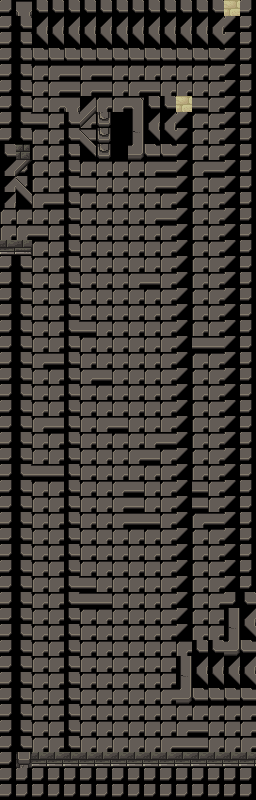

Below is a game level as drawn by its tile map, then a one-line description and the .tmx file that defines it, in full:
An orthogonal 16x50 tile map with 16x16 px tiles, 3 tile layers (Base Layer, Ground Layer, Upper Layer) and 3 objects (2x Exit, CombatStart).

<map version="1.4" tiledversion="1.4.1" orientation="orthogonal" renderorder="right-down" width="16" height="50" tilewidth="16" tileheight="16" infinite="0" nextlayerid="6" nextobjectid="24">
 <properties>
  <property name="Dungeon" value="Forest" />
  <property name="Outside" type="bool" value="false" />
  <property name="ResourcesMinMax" value="20-60" />
 </properties>
 <tileset firstgid="1" source="../Tilesets/tilesetDungeon.tsx" />
 <layer id="1" name="Base Layer" width="16" height="50">
  <data encoding="csv">
8,8,8,8,8,8,8,8,8,8,8,8,8,8,8,8,
8,8,8,8,8,8,8,8,8,8,8,8,8,8,8,8,
8,8,8,8,8,8,8,8,8,8,8,8,8,8,8,8,
8,8,8,8,8,8,8,8,8,8,8,8,8,8,8,8,
8,8,1,1,2,1,2,1,1,1,1,1,1,1,8,8,
8,8,1,1,2,1,2,1,1,2,1,1,1,1,8,8,
8,8,1,1,1,1,1,1,1,1,1,1,2,1,8,8,
8,8,2,1,1,1,89,90,1,1,1,1,1,1,8,8,
8,8,1,1,1,2,89,90,1,1,2,1,1,1,8,8,
8,8,1,1,1,1,89,90,1,1,1,1,1,1,8,8,
8,8,1,1,1,1,1,1,1,1,2,1,1,2,8,8,
8,8,1,1,1,2,1,1,1,1,2,1,1,1,8,8,
8,8,1,2,1,1,1,1,1,1,1,1,1,1,8,8,
1,1,1,1,1,1,1,1,1,1,2,1,1,1,8,8,
1,1,2,1,1,1,1,1,1,1,1,1,1,1,8,8,
1,1,1,1,1,1,1,1,1,1,1,2,1,1,8,8,
8,8,1,1,1,1,1,1,1,1,1,1,1,1,8,8,
8,8,1,1,2,1,1,1,1,2,1,1,1,1,8,8,
8,8,1,1,1,1,1,1,1,1,1,1,1,1,8,8,
8,8,1,1,1,1,1,1,1,1,1,1,1,1,8,8,
8,8,1,1,1,2,1,1,1,1,1,1,1,1,8,8,
8,8,1,1,1,1,1,1,1,1,1,1,2,2,8,8,
8,8,1,2,1,1,1,1,1,1,1,1,1,1,8,8,
8,8,1,1,2,1,2,1,1,1,1,1,1,1,8,8,
8,8,1,1,1,1,1,1,1,1,1,2,1,1,8,8,
8,8,1,1,1,1,1,1,1,1,1,1,1,1,8,8,
8,8,1,2,1,1,1,2,1,1,1,1,1,1,8,8,
8,8,1,1,1,1,1,1,1,1,2,1,1,1,8,8,
8,8,1,1,2,1,1,1,1,2,1,1,1,1,8,8,
8,8,2,2,1,1,1,1,1,1,1,1,1,1,8,8,
8,8,1,1,2,1,1,1,2,1,1,1,2,1,8,8,
8,8,1,1,1,1,1,1,2,1,1,1,2,1,8,8,
8,8,1,1,1,1,1,1,2,2,1,1,1,2,8,8,
8,8,1,1,1,1,1,1,1,1,1,1,1,1,8,8,
8,8,1,1,1,1,1,1,1,1,1,1,1,1,8,8,
8,8,1,1,1,1,1,1,1,1,1,2,1,1,8,8,
8,8,1,1,2,2,1,1,1,1,1,1,1,1,8,8,
8,8,1,1,2,2,2,1,1,1,1,1,1,1,8,8,
8,8,1,1,1,1,1,1,1,1,1,1,1,1,8,8,
8,8,1,1,1,1,1,1,1,1,1,1,1,1,8,8,
8,8,1,1,1,1,1,1,1,1,1,1,1,1,8,8,
8,8,1,1,1,1,1,1,1,1,1,1,1,1,8,8,
8,8,1,1,1,1,1,1,1,1,1,1,1,1,8,8,
8,8,1,1,1,1,1,1,1,1,1,1,1,1,8,8,
8,8,1,1,1,1,1,1,1,1,1,1,1,1,1,1,
8,8,1,1,1,1,1,1,1,1,1,1,2,1,1,1,
8,8,1,1,1,1,1,1,1,1,1,2,2,1,1,1,
8,8,1,1,1,1,1,1,1,1,1,1,1,1,1,1,
8,8,8,8,8,8,8,8,8,8,8,8,8,8,8,8,
8,8,8,8,8,8,8,8,8,8,8,8,8,8,8,8
</data>
 </layer>
 <layer id="2" name="Ground Layer" width="16" height="50">
  <data encoding="csv">
0,9,5,5,5,5,5,5,5,5,5,5,5,5,10,0,
0,42,25,25,25,25,25,25,25,25,25,25,25,25,48,0,
0,42,45,45,45,45,45,45,45,45,45,45,45,45,48,0,
0,42,65,65,65,65,65,65,65,65,65,65,65,65,48,0,
0,42,0,0,0,0,0,0,0,0,0,0,0,0,48,0,
0,42,0,0,0,0,0,0,0,0,0,0,0,0,48,0,
0,42,0,0,9,6,0,0,4,5,5,10,0,0,48,0,
0,42,0,0,42,26,0,0,24,25,25,48,0,0,48,0,
0,42,0,0,42,46,0,0,44,45,45,48,0,0,48,0,
5,82,0,0,42,66,0,0,64,65,65,48,0,0,48,0,
25,26,0,0,42,0,0,0,0,0,0,48,0,0,48,0,
25,46,0,0,42,0,0,0,0,0,0,48,0,0,48,0,
25,66,0,0,42,0,0,0,0,0,0,48,0,0,48,0,
0,0,0,0,42,0,0,0,0,0,0,48,0,0,48,0,
0,0,0,0,42,0,0,0,0,0,0,48,0,0,48,0,
0,0,0,0,42,0,0,0,0,0,0,48,0,0,48,0,
0,42,0,0,42,0,0,0,0,0,0,48,0,0,48,0,
0,42,0,0,42,0,0,0,0,0,0,48,0,0,48,0,
0,42,0,0,42,0,0,0,0,0,0,48,0,0,48,0,
0,42,0,0,42,0,0,0,0,0,0,48,0,0,48,0,
0,42,0,0,42,0,0,0,0,0,0,48,0,0,48,0,
0,42,0,0,42,0,0,0,0,0,0,48,0,0,48,0,
0,42,0,0,42,0,0,0,0,0,0,48,0,0,48,0,
0,42,0,0,42,0,0,0,0,0,0,48,0,0,48,0,
0,42,0,0,42,0,0,0,0,0,0,48,0,0,48,0,
0,42,0,0,42,0,0,0,0,0,0,48,0,0,48,0,
0,42,0,0,42,0,0,0,0,0,0,48,0,0,48,0,
0,42,0,0,42,0,0,0,0,0,0,48,0,0,48,0,
0,42,0,0,42,0,0,0,0,0,0,48,0,0,48,0,
0,42,0,0,42,0,0,0,0,0,0,48,0,0,48,0,
0,42,0,0,42,0,0,0,0,0,0,48,0,0,48,0,
0,42,0,0,42,0,0,0,0,0,0,48,0,0,48,0,
0,42,0,0,42,0,0,0,0,0,0,48,0,0,48,0,
0,42,0,0,42,0,0,0,0,0,0,48,0,0,48,0,
0,42,0,0,42,0,0,0,0,0,0,48,0,0,48,0,
0,42,0,0,42,0,0,0,0,0,0,48,0,0,48,0,
0,42,0,0,42,0,0,0,0,0,0,48,0,0,48,0,
0,42,0,0,42,0,0,0,0,0,0,48,0,0,88,5,
0,42,0,0,42,0,0,0,0,0,0,48,0,0,24,25,
0,42,0,0,42,0,0,0,0,0,0,48,0,0,44,45,
0,42,0,0,42,0,0,0,0,0,0,88,5,5,64,65,
0,42,0,0,42,0,0,0,0,0,0,24,25,25,25,25,
0,42,0,0,42,0,0,0,0,0,0,44,45,45,45,45,
0,42,0,0,42,0,0,0,0,0,0,64,65,65,65,65,
0,42,0,0,42,0,0,0,0,0,0,0,0,0,0,0,
0,42,0,0,42,0,0,0,0,0,0,0,0,0,0,0,
0,42,0,0,42,0,0,0,0,0,0,0,0,0,0,0,
0,0,0,0,0,0,0,0,0,0,0,0,0,0,0,0,
0,0,0,0,0,0,0,0,0,0,0,0,0,0,8,0,
0,0,0,0,0,0,0,0,0,0,0,0,0,0,0,0
</data>
 </layer>
 <layer id="3" name="Upper Layer" width="16" height="50">
  <data encoding="csv">
0,0,0,0,0,0,0,0,0,0,0,0,0,0,0,0,
0,0,0,0,0,0,0,0,0,0,0,0,0,0,0,0,
0,0,0,0,0,0,0,0,0,0,0,0,0,0,0,0,
0,0,0,0,0,0,0,0,0,0,0,0,0,0,0,0,
0,0,0,0,0,0,0,0,0,0,0,0,0,0,0,0,
0,0,0,0,0,0,0,0,0,0,0,0,0,0,0,0,
0,0,0,0,0,0,0,0,0,0,0,0,0,0,0,0,
0,0,0,0,0,0,0,0,0,0,0,0,0,0,0,0,
0,0,0,0,0,0,0,0,0,0,0,0,0,0,0,0,
0,0,0,0,0,0,0,0,0,0,0,0,0,0,0,0,
0,0,0,0,0,0,0,0,0,0,0,0,0,0,0,0,
0,0,0,0,0,0,0,0,0,0,0,0,0,0,0,0,
0,0,0,0,0,0,0,0,0,0,0,0,0,0,0,0,
0,0,0,0,0,0,0,0,0,0,0,0,0,0,0,0,
0,0,0,0,0,0,0,0,0,0,0,0,0,0,0,0,
125,124,0,0,0,0,0,0,0,0,0,0,0,0,0,0,
0,0,0,0,0,0,0,0,0,0,0,0,0,0,0,0,
0,0,0,0,0,0,0,0,0,0,0,0,0,0,0,0,
0,0,0,0,0,0,0,0,0,0,0,0,0,0,0,0,
0,0,0,0,0,0,0,0,0,0,0,0,0,0,0,0,
0,0,0,0,0,0,0,0,0,0,0,0,0,0,0,0,
0,0,0,0,0,0,0,0,0,0,0,0,0,0,0,0,
0,0,0,0,0,0,0,0,0,0,0,0,0,0,0,0,
0,0,0,0,0,0,0,0,0,0,0,0,0,0,0,0,
0,0,0,0,0,0,0,0,0,0,0,0,0,0,0,0,
0,0,0,0,0,0,0,0,0,0,0,0,0,0,0,0,
0,0,0,0,0,0,0,0,0,0,0,0,0,0,0,0,
0,0,0,0,0,0,0,0,0,0,0,0,0,0,0,0,
0,0,0,0,0,0,0,0,0,0,0,0,0,0,0,0,
0,0,0,0,0,0,0,0,0,0,0,0,0,0,0,0,
0,0,0,0,0,0,0,0,0,0,0,0,0,0,0,0,
0,0,0,0,0,0,0,0,0,0,0,0,0,0,0,0,
0,0,0,0,0,0,0,0,0,0,0,0,0,0,0,0,
0,0,0,0,0,0,0,0,0,0,0,0,0,0,0,0,
0,0,0,0,0,0,0,0,0,0,0,0,0,0,0,0,
0,0,0,0,0,0,0,0,0,0,0,0,0,0,0,0,
0,0,0,0,0,0,0,0,0,0,0,0,0,0,0,0,
0,0,0,0,0,0,0,0,0,0,0,0,0,0,0,0,
0,0,0,0,0,0,0,0,0,0,0,0,0,0,0,0,
0,0,0,0,0,0,0,0,0,0,0,0,0,0,0,0,
0,0,0,0,0,0,0,0,0,0,0,0,0,0,0,0,
0,0,0,0,0,0,0,0,0,0,0,0,0,0,0,0,
0,0,0,0,0,0,0,0,0,0,0,0,0,0,0,0,
0,0,0,0,0,0,0,0,0,0,0,0,0,0,0,0,
0,0,0,0,0,0,0,0,0,0,0,0,0,0,0,0,
0,0,0,0,0,0,0,0,0,0,0,0,0,0,0,0,
0,0,0,0,0,0,0,0,0,0,0,0,0,0,0,0,
0,29,125,125,125,125,125,125,125,125,125,125,125,125,125,125,
0,0,0,0,0,0,0,0,0,0,0,0,0,0,0,0,
0,0,0,0,0,0,0,0,0,0,0,0,0,0,0,0
</data>
 </layer>
 <objectgroup id="4" name="Travel Layer">
  <object id="5" name="Exit" x="241.75" y="706.999" width="13.25" height="60.0833">
   <properties>
    <property name="EntranceDir" value="Left" />
    <property name="Map" value="mapForest_Dungeon_1" />
   </properties>
  </object>
  <object id="22" name="Exit" x="1.45849" y="211.021" width="13.5" height="43.4583">
   <properties>
    <property name="EntranceDir" value="Right" />
    <property name="Map" value="mapForest_Dungeon_3" />
   </properties>
  </object>
  <object id="23" name="CombatStart" x="180.386" y="740.197" width="9.5" height="8.66667">
   <properties>
    <property name="Map" value="mapSpringDungeonEntrance" />
    <property name="Position" value="SW" />
   </properties>
  </object>
 </objectgroup>
 <objectgroup id="5" name="Character Layer" />
</map>
